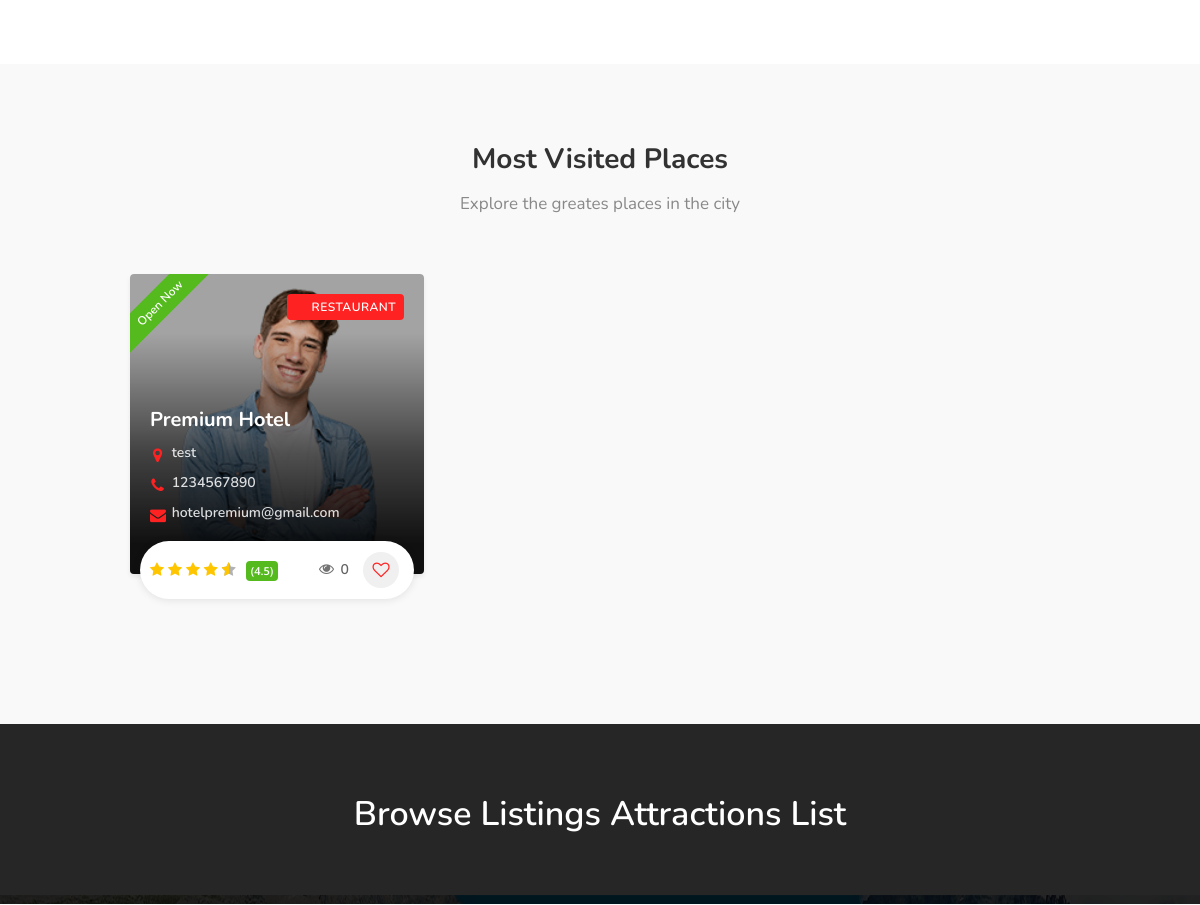
The app's page / (middle part), older data.
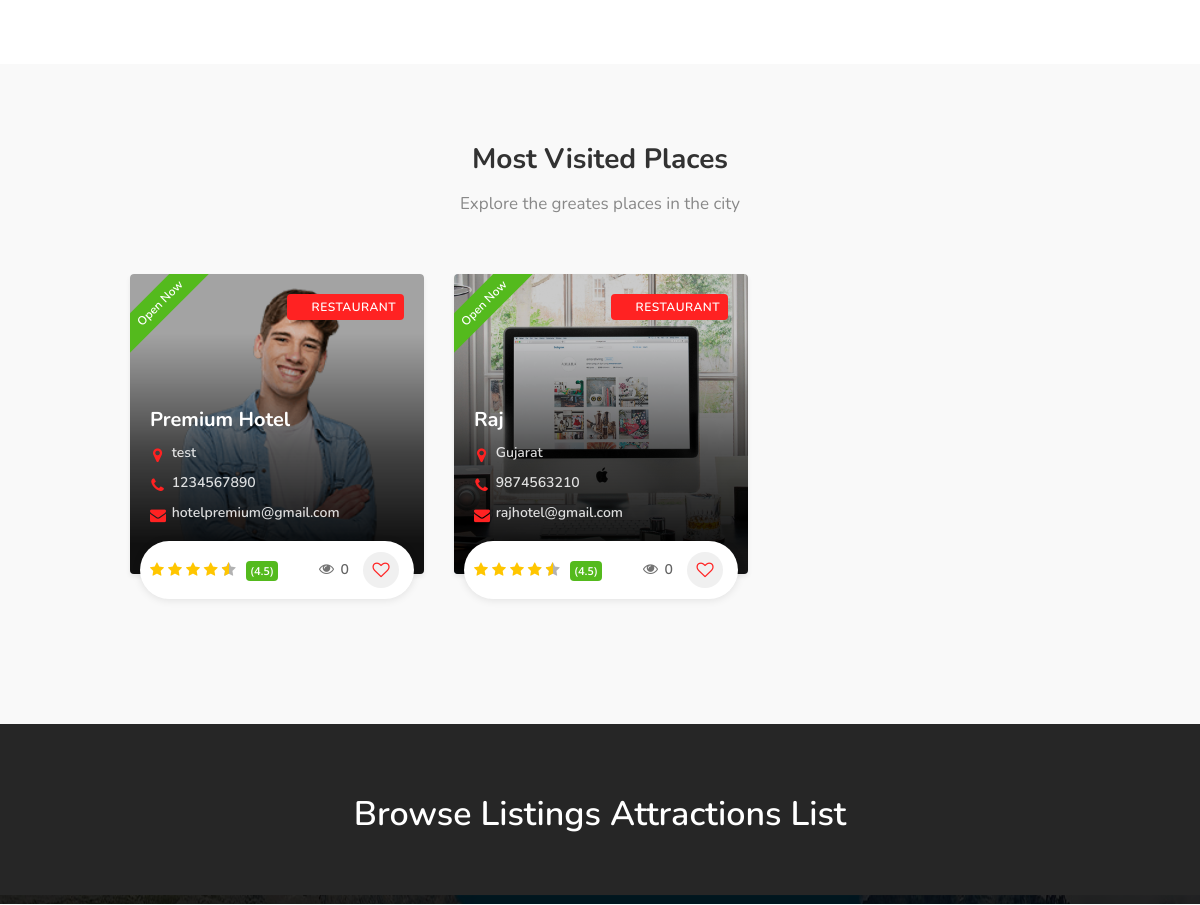
The same page, newer data.
### hotel/models.py (models this page shows, shortened)
class Hotel(models.Model):
    user = models.ForeignKey(User, on_delete=models.SET_NULL, null=True)
    name = models.CharField(max_length=100, null=True, blank=True)
    description = CKEditor5Field(null=True, blank=True, config_name="extends")
    image = models.FileField(upload_to="hotel_gallery")
    address = models.CharField(max_length=200)
    mobile = models.CharField(max_length=200)
    email = models.CharField(max_length=100)
    status = models.CharField(max_length=20, choices=HOTEL_STATUS, default="Live")
    tags = TaggableManager(blank=True)
    views = models.IntegerField(default=0)
    featured = models.BooleanField(default=False)
    hid = ShortUUIDField(unique=True, length=10, max_length=20)
    slug = models.SlugField(unique=True)
    date = models.DateTimeField(auto_now_add=True)
    def hotel_gallery(self):
        return HotelGallery.objects.filter(hotel=self)

### hotel/views.py (the view)
# urls.py: path("", views.index, name="index"),
def index(request):
    hotels = Hotel.objects.filter(status="Live")
    context = {
        "hotels": hotels,
    }
    return render(request, 'hotel/index.html', context)

### templates/hotel/index.html (shortened to what this page needs)
{% extends 'partials/base.html' %}
{% load static %}
{% block content %}
<section class="fullwidth_block margin-top-65 padding-top-75 padding-bottom-70" data-background-color="#f9f9f9">
    <div class="container">
        <div class="row slick_carousel_slider">
            <div class="col-md-12">
                <h3 class="headline_part centered margin-bottom-45"> Most Visited Places <span>Explore the greates
                        places in the city</span> </h3>
            </div>
            <div class="row">
                <div class="col-md-12">
                    <div class="simple_slick_carousel_block utf_dots_nav">
                        {% for hotel in hotels %}
                        <div class="utf_carousel_item"> <a href="{% url 'hotel:hotel-detail' hotel.slug %}"
                                class="utf_listing_item-container compact">
                                <div class="utf_listing_item"> <img src="{{hotel.image.url}}"
                                        alt=""> <span class="tag"><i class="im im-icon-Chef-Hat"></i> Restaurant</span>
                                    <span class="utf_open_now">Open Now</span>
                                    <div class="utf_listing_item_content">
                                        <h3>{{hotel.name}}</h3>
                                        <span><i class="fa fa-map-marker"></i> {{hotel.address}}</span>
                                        <span><i class="fa fa-phone"></i> {{hotel.mobile}}</span>
                                        <span><i class="fa fa-envelope"></i> {{hotel.email}}</span>
                                    </div>
                                </div>
                                <div class="utf_star_rating_section" data-rating="4.5">
                                    <div class="utf_counter_star_rating">(4.5)</div>
                                    <span class="utf_view_count"><i class="fa fa-eye"></i> {{hotel.views}}</span>
                                    <span class="like-icon"></span>
                                </div>
                            </a>
                        </div>
                        {% endfor %}
                    </div>
                </div>
            </div>
        </div>
    </div>
</section>
<a href="listings_grid_full_width.html" class="flip-banner parallax" data-background="{% static 'images/slider-bg-02.jpg' %}"
    data-color="#000" data-color-opacity="0.85" data-img-width="2500" data-img-height="1666">
    <div class="flip-banner-content">
        <h2 class="flip-visible">Browse Listings Attractions List</h2>
    </div>
</a>
{% endblock content %}

Row changes from the older to the newer data that the page shows:
added Hotel: image (picture), name "Raj", address "Gujarat", mobile "9874563210", email "rajhotel@gmail.com", views "0"
